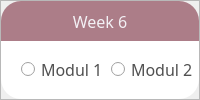
                           <widget class="QFrame" name="frame_19">
                            <property name="frameShape">
                             <enum>QFrame::StyledPanel</enum>
                            </property>
                            <property name="frameShadow">
                             <enum>QFrame::Raised</enum>
                            </property>
                            <layout class="QVBoxLayout" name="verticalLayout_16">
                             <property name="spacing">
                              <number>0</number>
                             </property>
                             <property name="leftMargin">
                              <number>0</number>
                             </property>
                             <property name="topMargin">
                              <number>0</number>
                             </property>
                             <property name="rightMargin">
                              <number>0</number>
                             </property>
                             <property name="bottomMargin">
                              <number>0</number>
                             </property>
                             <item>
                              <widget class="QLabel" name="label_9">
                               <property name="maximumSize">
                                <size>
                                 <width>16777215</width>
                                 <height>40</height>
                                </size>
                               </property>
                               <property name="font">
                                <font>
                                 <family>Tw Cen MT</family>
                                 <pointsize>12</pointsize>
                                </font>
                               </property>
                               <property name="styleSheet">
                                <string notr="true">QLabel#label_9{
background-color:rgb(172, 125, 136);
border-top-left-radius:20px;
border-top-right-radius:20px;
color:rgb(243, 241, 245);
}</string>
                               </property>
                               <property name="text">
                                <string>Week 6</string>
                               </property>
                               <property name="alignment">
                                <set>Qt::AlignCenter</set>
                               </property>
                              </widget>
                             </item>
                             <item>
                              <widget class="QFrame" name="frame_25">
                               <property name="styleSheet">
                                <string notr="true">QFrame#frame_25{
background-color:rgb(255, 255, 255);
border-bottom-left-radius:20px;
border-bottom-right-radius:20px;
}</string>
                               </property>
                               <property name="frameShape">
                                <enum>QFrame::StyledPanel</enum>
                               </property>
                               <property name="frameShadow">
                                <enum>QFrame::Raised</enum>
                               </property>
                               <widget class="QRadioButton" name="radioButton_36">
                                <property name="geometry">
                                 <rect>
                                  <x>110</x>
                                  <y>20</y>
                                  <width>82</width>
                                  <height>17</height>
                                 </rect>
                                </property>
                                <property name="font">
                                 <font>
                                  <family>Tw Cen MT</family>
                                  <pointsize>12</pointsize>
                                 </font>
                                </property>
                                <property name="styleSheet">
                                 <string notr="true">color:rgb(80, 80, 80);</string>
                                </property>
                                <property name="text">
                                 <string>Modul 2</string>
                                </property>
                               </widget>
                               <widget class="QRadioButton" name="radioButton_35">
                                <property name="geometry">
                                 <rect>
                                  <x>20</x>
                                  <y>60</y>
                                  <width>82</width>
                                  <height>17</height>
                                 </rect>
                                </property>
                                <property name="font">
                                 <font>
                                  <family>Tw Cen MT</family>
                                  <pointsize>12</pointsize>
                                 </font>
                                </property>
                                <property name="styleSheet">
                                 <string notr="true">color:rgb(80, 80, 80);</string>
                                </property>
                                <property name="text">
                                 <string>Modul 4</string>
                                </property>
                               </widget>
                               <widget class="QRadioButton" name="radioButton_34">
                                <property name="geometry">
                                 <rect>
                                  <x>200</x>
                                  <y>20</y>
                                  <width>82</width>
                                  <height>17</height>
                                 </rect>
                                </property>
                                <property name="font">
                                 <font>
                                  <family>Tw Cen MT</family>
                                  <pointsize>12</pointsize>
                                 </font>
                                </property>
                                <property name="styleSheet">
                                 <string notr="true">color:rgb(80, 80, 80);</string>
                                </property>
                                <property name="text">
                                 <string>Modul 3</string>
                                </property>
                               </widget>
                               <widget class="QRadioButton" name="radioButton_32">
                                <property name="geometry">
                                 <rect>
                                  <x>20</x>
                                  <y>20</y>
                                  <width>82</width>
                                  <height>17</height>
                                 </rect>
                                </property>
                                <property name="font">
                                 <font>
                                  <family>Tw Cen MT</family>
                                  <pointsize>12</pointsize>
                                 </font>
                                </property>
                                <property name="styleSheet">
                                 <string notr="true">color:rgb(80, 80, 80);</string>
                                </property>
                                <property name="text">
                                 <string>Modul 1</string>
                                </property>
                               </widget>
                               <widget class="QRadioButton" name="radioButton_33">
                                <property name="geometry">
                                 <rect>
                                  <x>110</x>
                                  <y>60</y>
                                  <width>82</width>
                                  <height>17</height>
                                 </rect>
                                </property>
                                <property name="font">
                                 <font>
                                  <family>Tw Cen MT</family>
                                  <pointsize>12</pointsize>
                                 </font>
                                </property>
                                <property name="styleSheet">
                                 <string notr="true">color:rgb(80, 80, 80);</string>
                                </property>
                                <property name="text">
                                 <string>Modul 5</string>
                                </property>
                               </widget>
                               <widget class="QRadioButton" name="radioButton_31">
                                <property name="geometry">
                                 <rect>
                                  <x>200</x>
                                  <y>60</y>
                                  <width>82</width>
                                  <height>17</height>
                                 </rect>
                                </property>
                                <property name="font">
                                 <font>
                                  <family>Tw Cen MT</family>
                                  <pointsize>12</pointsize>
                                 </font>
                                </property>
                                <property name="styleSheet">
                                 <string notr="true">color:rgb(80, 80, 80);</string>
                                </property>
                                <property name="text">
                                 <string>Modul 6</string>
                                </property>
                               </widget>
                              </widget>
                             </item>
                            </layout>
                           </widget>
